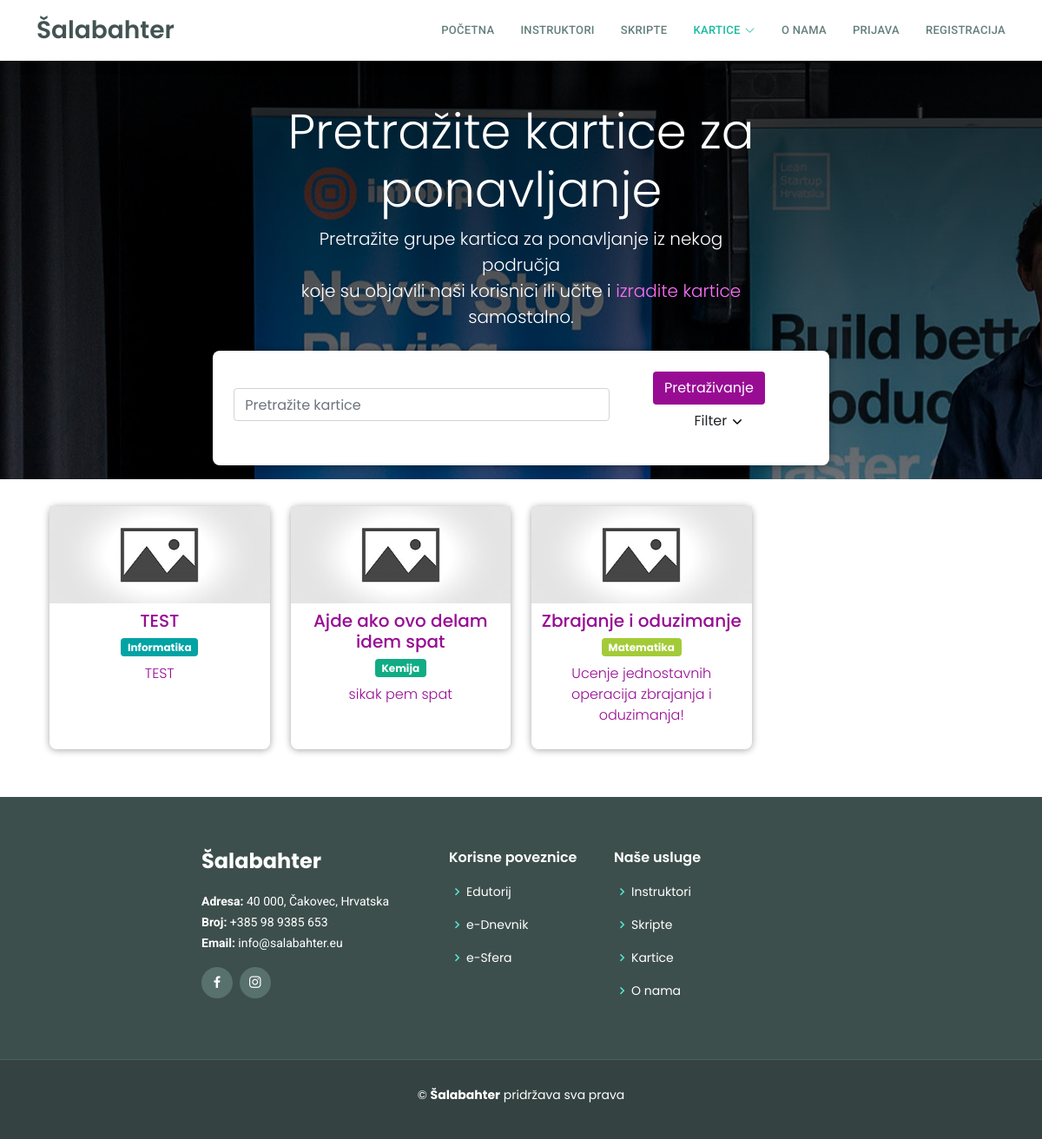
Before: /kartice/index.php with the older database file.
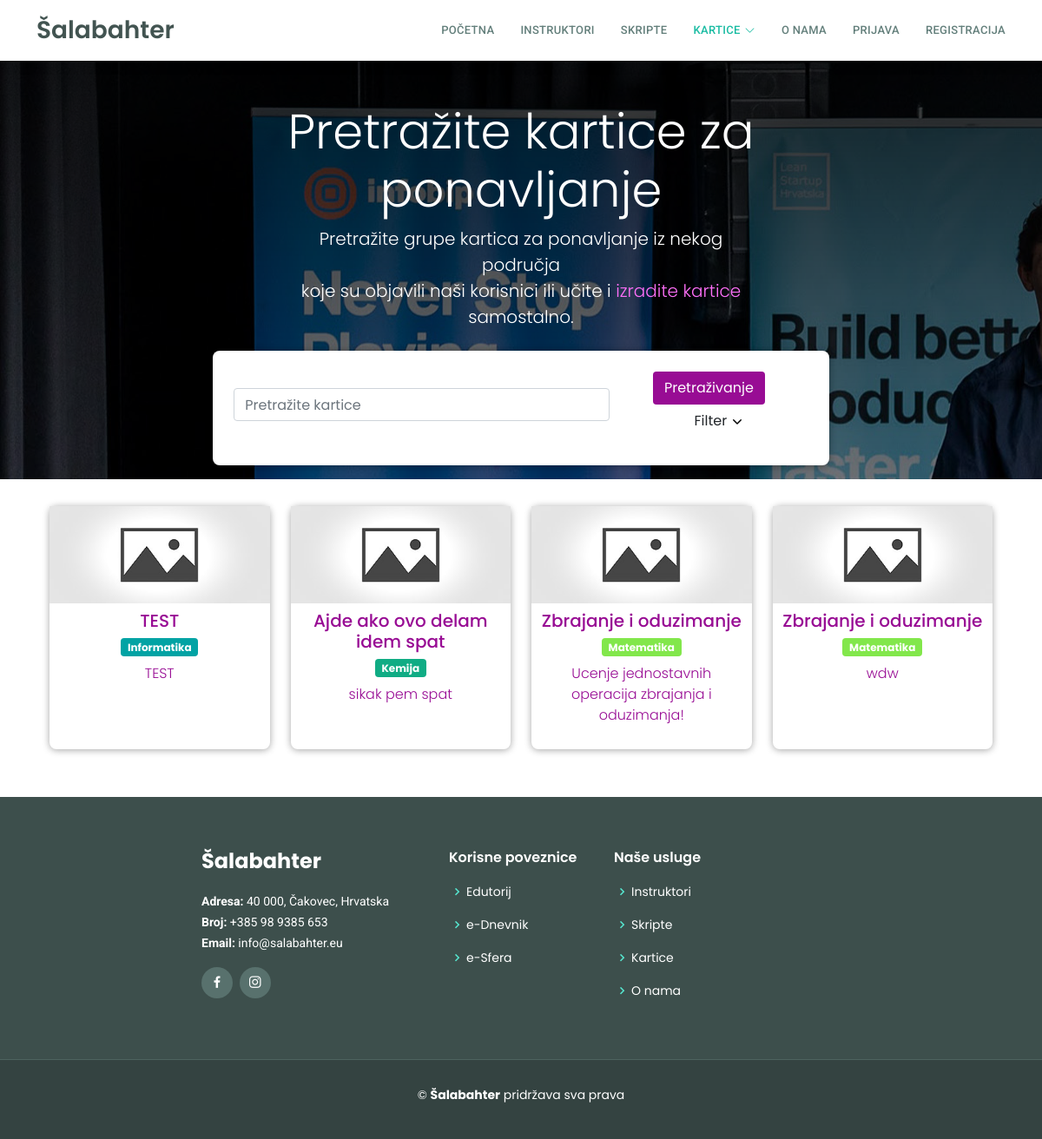
After: the same page with the newer database file.
### tables this page shows
CREATE TABLE `grupekartica` (
  `grupa_id` int(11) NOT NULL,
  `grupa_naziv` varchar(255) DEFAULT NULL,
  `grupa_opis` text DEFAULT NULL,
  `datum_kreiranja` timestamp NOT NULL DEFAULT current_timestamp(),
  `vlasnik_id` int(11) DEFAULT NULL,
  `predmet_id` int(11) DEFAULT NULL,
  `javno` tinyint(1) DEFAULT 0,
  `broj_pregleda` int(11) DEFAULT 0
);

CREATE TABLE `predmeti` (
  `predmet_id` int(11) NOT NULL,
  `naziv_predmeta` varchar(255) DEFAULT NULL,
  `predmet_boja` varchar(255) NOT NULL,
  `slika_predmeta` varchar(255) DEFAULT NULL
);

### kartice/index.php (the view, shortened to what this page needs)
<?php
$con = require "../ukljucivanje/connection/spajanje.php";
include("../ukljucivanje/functions/funkcije.php");
$trenutnaStranica = "kartice";
$putanjaDoPocetne = "../";
$putanjaDoInstruktora = "../instruktori.php";
$putanjaDoSkripta = "../skripte/";
$putanjaDoKartica = "../kartice/";
$putanjaDoOnama = "../onama.php";
$putanjaDoPrijave = "../racun/prijava.php";
$putanjaDoRegistracije = "../racun/registracija.php";
if ($_SERVER["REQUEST_METHOD"] == "POST") {
    $searchTerm = $_POST["searchTerm"];
    $selectedSubject = $_POST["selectedSubject"];
    $sql = "SELECT * FROM grupekartica WHERE javno = 1";
    if (!empty($searchTerm)) {
        $sql .= " AND (grupa_naziv LIKE '%$searchTerm%' OR grupa_opis LIKE '%$searchTerm%')";
    }
    if (!empty($selectedSubject)) {
        $sql .= " AND predmet_id = '$selectedSubject'";
    }
    $result = $con->query($sql);
} else {
    $sql = "SELECT * FROM grupekartica WHERE javno = 1";
    $result = $con->query($sql);
}
?>
<!DOCTYPE html>
<html lang="hr">
<head>
    <?php include '../assets/css/stiliranjeSporedno.php'; ?>
    <link href="../assets/css/kartice.css" rel="stylesheet">
</head>
<body>
    <?php include '../ukljucivanje/header.php';
    ?>
    <div class="justify-content-md-center mb-4">
        <div class="hero-section text-center" style="background: linear-gradient(rgba(0, 0, 0, 0.8), rgba(0, 0, 0, 0.5)), url(../assets/img/leanv2.jpg);">
            <div class="container ">
                <div class="row">
                    <div class="col-lg-6 mx-auto mt-5">
                        <h1 class="display-4 " style="color: #FFFFFF;">Pretražite kartice za ponavljanje</h1>
                        <p class="lead" style="color: #FFFFFF;">Pretražite grupe kartica za ponavljanje iz nekog područja</br> koje su objavili naši korisnici ili učite i <a href="nova_grupa.php" style="color: #ff70fa;">izradite kartice </a> samostalno.</p>
                    </div>
                </div>
                <div class="row d-flex justify-content-center align-items-center m-2">
                    <div class="col-sm-8 ">
                        <div class="card mb-3">
                            <div class="card-body m-2">
                                <form method="POST">
                                    <div class="row d-flex justify-content-center align-items-center mb-2">
                                        <div class="col-sm-8">
                                            <input class="form-control mt-2 mb-2" type="search" placeholder="Pretražite kartice" name="searchTerm">
                                        </div>
                                        <div class="col-sm">
                                            <button class="btn gumb mr-4" type="submit">Pretraživanje</button>
                                            <a href="#postavkeTrazilice" class="btn" data-toggle="collapse" aria-expanded="false" aria-controls="postavkeTrazilice" id="filtrirajTipka">Filter
                                                <svg class="arrow-down" xmlns="http://www.w3.org/2000/svg" viewBox="0 0 16 16" width="16" height="16">
                                                    <path d="M12.78 5.22a.749.749 0 0 1 0 1.06l-4.25 4.25a.749.749 0 0 1-1.06 0L3.22 6.28a.749.749 0 1 1 1.06-1.06L8 8.939l3.72-3.719a.749.749 0 0 1 1.06 0Z"></path>
                                                </svg>
                                            </a>
                                        </div>
                                    </div>
                                </form>
                            </div>
                        </div>
                    </div>
                </div>
            </div>
        </div>
        <div class="container pt-2">
            <div class="main-body">
                <div class="row">
                    <div class="col">
                        <div class="row">
                            <?php
                            if (isset($result) > 0) :
                                while ($row = $result->fetch_assoc()) :
                                    $predmet_id = $row['predmet_id'];
                                    $predmetGrupe = "SELECT  naziv_predmeta, predmet_boja FROM  predmeti WHERE predmet_id = $predmet_id";
                                    $rezultatPredmeta = $con->query($predmetGrupe);
                            ?>
                                    <div class="col-sm-3 mb-3 ">
                                        <a href="grupa.php?grupa_id='<?php echo $row['grupa_id'];  ?> '">
                                            <div class="card" style="height: 280px;">
                                                <?php
                                                echo  '<img src="../assets/img/predmeti/novipredmet.jpg" style="width: 100%; height: 112px; object-fit: cover;">';
                                                ?>
                                                <div class="card-body d-flex flex-column justify-content-between p-0 ">
                                                    <div class="d-flex flex-column align-items-center text-center ml-2 mr-2" style="height: 100%; display: flex; flex-direction: column; ">
                                                        <h5 class="card-title pt-2" style="color: #980c94;">
                                                            <?php echo (strlen($row["grupa_naziv"]) > 40) ? substr($row["grupa_naziv"], 0, 40) . '...' : $row["grupa_naziv"]; ?>
                                                        </h5>
                                                        <?php
                                                        if ($rezultatPredmeta->num_rows > 0) :
                                                            while ($predmetRed = $rezultatPredmeta->fetch_assoc()) :
                                                                $naziv_predmeta = $predmetRed['naziv_predmeta'];
                                                                $predmetBoja = $predmetRed['predmet_boja'];
                                                        ?>
                                                                <p class="badge mb-2" style="background-color: <?php echo $predmetBoja; ?>;"><?php echo $naziv_predmeta; ?></p>
                                                        <?php
                                                            endwhile;
                                                        endif;
                                                        ?>
                                                        <p class="card-text poppins-light mb-0">
                                                            <?php echo (strlen($row["grupa_opis"]) > 120) ? substr($row["grupa_opis"], 0, 120) . '...' : $row["grupa_opis"]; ?>
                                                        </p>
                                                    </div>
                                                </div>
                                            </div>
                                        </a>
                                    </div>
                            <?php
                                endwhile;
                            else :
                                echo "<p class='col'>Nema rezultata.</p>";
                            endif;
                            ?>
                        </div>
                    </div>
                </div>
            </div>
        </div>
    </div>
    <?php include '../ukljucivanje/footer.php'; ?>
</body>
</html>

### assets/css/stiliranjeSporedno.php (shortened to what this page needs)
<link rel="stylesheet" href="https://cdn.jsdelivr.net/npm/bootstrap@4.5.2/dist/css/bootstrap.min.css">
<link href="../assets/vendor/animate.css/animate.min.css" rel="stylesheet">
<link href="../assets/vendor/bootstrap/css/bootstrap.min.css" rel="stylesheet">
<link href="../assets/vendor/bootstrap-icons/bootstrap-icons.css" rel="stylesheet">
<link href="../assets/vendor/boxicons/css/boxicons.min.css" rel="stylesheet">
<link href="../assets/vendor/glightbox/css/glightbox.min.css" rel="stylesheet">
<link href="../assets/vendor/swiper/swiper-bundle.min.css" rel="stylesheet">
<link href="../assets/css/stil.css" rel="stylesheet">

### ukljucivanje/header.php (shortened to what this page needs)
<header id="header" class="d-flex align-items-center">
   <div class="container d-flex align-items-center justify-content-between">
     <div class="logo">
       <h1 class="text-light"><a href="<?php echo $putanjaDoPocetne?>"><span>Šalabahter</span></a></h1>
     </div>
     <nav id="navbar" class="navbar">
       <ul>
         <li><a class="nav-link scrollto <?php echo $trenutnaStranica == "početna" ? 'active' : '' ?>" href="<?php echo $putanjaDoPocetne?>">Početna</a></li>
         <li><a class="nav-link scrollto <?php echo $trenutnaStranica == "instruktori" ? 'active' : '' ?>" href="<?php echo $putanjaDoInstruktora?>">Instruktori</a></li>
         <li><a class="nav-link scrollto <?php echo $trenutnaStranica == "skripte" ? 'active' : '' ?>" href="<?php echo $putanjaDoSkripta?>">Skripte</a></li>
           <li class="dropdown"><a class="nav-link scrollto <?php if (($trenutnaStranica == "kartice") || ($trenutnaStranica == "kartice1")||(($trenutnaStranica == "kartice2") )) { echo 'active'; } ?>" href="<?php echo $putanjaDoKartica?>"><span>Kartice</span> <i class="bi bi-chevron-down"></i></a>
         </li>
         <li><a class="nav-link scrollto <?php echo $trenutnaStranica == "onama" ? 'active' : '' ?>" href="<?php echo $putanjaDoOnama?>" >O nama</a></li>
         <?php if(!isset($_SESSION["user_id"])): ?>
             <a href="<?php echo $putanjaDoPrijave ?>" class="nav-link scrollto" role="button">Prijava</a>
             <a href="<?php echo $putanjaDoRegistracije ?>" class="nav-link scrollto" role="button">Registracija</a>
     <?php else: ?>
             <a href="<?php echo $putanjaDoRacuna ?>" class="nav-link scrollto mr-2 <?php echo $trenutnaStranica == "račun" ? 'active' : '' ?>" role="button">Račun</a>
             <a href="<?php echo $putanjaDoOdjave ?>" id="logout" class="nav-link scrollto " role="button">Odjava</a>
     <?php endif; ?>
     </div>
   </header>

### ukljucivanje/footer.php
<footer id="footer">
  <div class="footer-top">
    <div class="container mx-auto">
      <div class="row justify-content-center">
        <div class="col-lg-3 col-md-6 footer-info">
          <h3 class="text">Šalabahter</h3>
          <p>
            <strong>Adresa:</strong> 40 000, Čakovec, Hrvatska<br>
            <strong>Broj:</strong> +385 98 9385 653<br>
            <strong>Email:</strong> info@salabahter.eu<br>
          </p>
          <div class="social-links mt-3">
            <a href="#" class="facebook"><i class="bx bxl-facebook"></i></a>
            <a href="#" class="instagram"><i class="bx bxl-instagram"></i></a>
          </div>
        </div>
        <div class="col-lg-2 col-md-6 footer-links">
          <h4>Korisne poveznice</h4>
          <ul>
            <li><i class="bx bx-chevron-right"></i> <a href="https://edutorij.carnet.hr/">Edutorij</a></li>
            <li><i class="bx bx-chevron-right"></i> <a href="https://ocjene.skole.hr">e-Dnevnik</a></li>
            <li><i class="bx bx-chevron-right"></i> <a href="https://www.e-sfera.hr/">e-Sfera</a></li>
          </ul>
        </div>
        <div class="col-lg-3 col-md-6 footer-links">
          <h4>Naše usluge</h4>
          <ul>
            <li><i class="bx bx-chevron-right"></i> <a href="<?php echo $putanjaDoInstruktora ?>">Instruktori</a></li>
            <li><i class="bx bx-chevron-right"></i> <a href="<?php echo $putanjaDoSkripta ?>">Skripte</a></li>
            <li><i class="bx bx-chevron-right"></i> <a href="<?php echo $putanjaDoKartica ?>">Kartice</a></li>
            <li><i class="bx bx-chevron-right"></i> <a href="<?php echo $putanjaDoOnama ?>">O nama</a></li>
          </ul>
        </div>
      </div>
    </div>
  </div>
  <div class="container">
    <div class="copyright">
      &copy; <strong><span>Šalabahter</span></strong> pridržava sva prava
    </div>
    <div class="credits">
    </div>
  </div>
</footer>

### assets/css/stil.css (style rules this page uses)
body { font-family: "Poppins", sans-serif !important; background-color: #ffffff; }
a { text-decoration: none !important; color: #980c94; }
h1, h2, h3, h4, h5, h6 { font-family: "Poppins", sans-serif !important; }
.gumb { background-color: #980c94; color: #ffff !important; padding-top: 6px; padding-bottom: 6px; padding-left: 12px; padding-right: 12px; }
#header { height: 70px; z-index: 997; transition: all 0.5s; background: #fff; box-shadow: 0px 2px 15px rgba(0, 0, 0, 0.1); }
#header .logo h1 { font-size: 28px; margin: 0; padding: 10px 0; line-height: 1; font-weight: 400; }
#header .logo h1 a, #header .logo h1 a:hover { color: #425451; text-decoration: none; font-family: "Poppins", sans-serif; font-weight: 600; }
.scrolled-offset { margin-top: 70px; }
.navbar { padding: 0; }
.navbar ul { margin: 0; padding: 0; display: flex; list-style: none; align-items: center; }
.navbar li { position: relative; }
.navbar a, .navbar a:focus { display: flex; align-items: center; justify-content: space-between; padding: 10px 0 10px 30px; font-family: "Roboto", sans-serif; font-size: 13px; font-weight: 500; color: #637f7b; white-space: nowrap; transition: 0.3s; letter-spacing: 0.3px; text-transform: uppercase; }
.navbar a i, .navbar a:focus i { font-size: 12px; line-height: 0; margin-left: 5px; }
.navbar a:hover, .navbar .active, .navbar .active:focus, .navbar li:hover>a { color: #1bbca3; }
#footer { background: #344341; padding: 0 0 30px 0; color: #fff; font-size: 14px; }
#footer .footer-top { background: #3d4f4c; border-bottom: 1px solid #4d635f; padding: 60px 0 30px 0; }
#footer .footer-top .footer-info { margin-bottom: 30px; }
#footer .footer-top .footer-info h3 { font-size: 24px; margin: 0 0 20px 0; padding: 2px 0 2px 0; line-height: 1; font-weight: 700; }
#footer .footer-top .footer-info p { font-size: 14px; line-height: 24px; margin-bottom: 0; font-family: "Roboto", sans-serif; color: #fff; }
#footer .footer-top .social-links a { font-size: 18px; display: inline-block; background: #58716d; color: #fff; line-height: 1; padding: 8px 0; margin-right: 4px; border-radius: 50%; text-align: center; width: 36px; height: 36px; transition: 0.3s; }
#footer .footer-top h4 { font-size: 16px; font-weight: 600; color: #fff; position: relative; padding-bottom: 12px; }
#footer .footer-top .footer-links { margin-bottom: 30px; }
#footer .footer-top .footer-links ul { list-style: none; padding: 0; margin: 0; }
#footer .footer-top .footer-links ul i { padding-right: 2px; color: #56e7d0; font-size: 18px; line-height: 1; }
#footer .footer-top .footer-links ul li { padding: 10px 0; display: flex; align-items: center; }
#footer .footer-top .footer-links ul li:first-child { padding-top: 0; }
#footer .footer-top .footer-links ul a { color: #fff; transition: 0.3s; display: inline-block; line-height: 1; }
#footer .copyright { text-align: center; padding-top: 30px; }
#footer .credits { padding-top: 10px; text-align: center; font-size: 13px; color: #fff; }

### assets/css/kartice.css (style rules this page uses)
.poppins-light { font-family: 'Poppins', sans-serif; font-weight: 300; font-size: 1rem; }
body { color: #1a202c; text-align: left; background-color: #ffffff; font-family: 'Poppins', sans-serif; }
.main-body { padding: 15px; }
.card { box-shadow: 0 1px 8px 0 rgba(0, 0, 0, .3), 0 1px 8px 0 rgba(0, 0, 0, .06); }
.card { position: relative; display: flex; flex-direction: column; min-width: 0; word-wrap: break-word; background-color: #fff; background-clip: border-box; border: 0 solid rgba(0, 0, 0, .125); border-radius: .5rem; }
.card-body { flex: 1 1 auto; min-height: 1px; padding: 1rem; }
.mb-3, .my-3 { margin-bottom: 1rem !important; }
.form-control { background-color: #ffffff; }

Changed rows visible on the page:
changed predmeti "Matematika": predmet_boja "#A3CB38" → "#82e74b" (drawn)
added grupekartica: grupa_naziv "Zbrajanje i oduzimanje", grupa_opis "wdw", predmeti (naziv_predmeta "Matematika")
